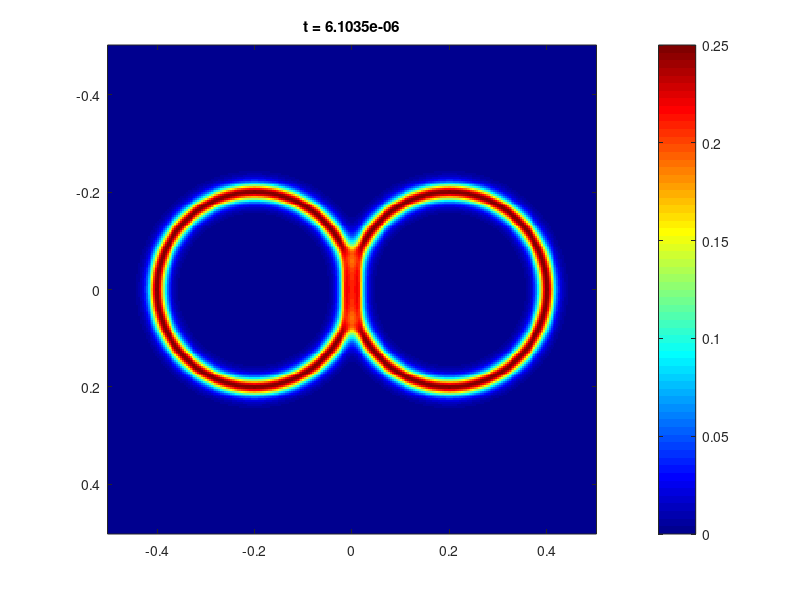
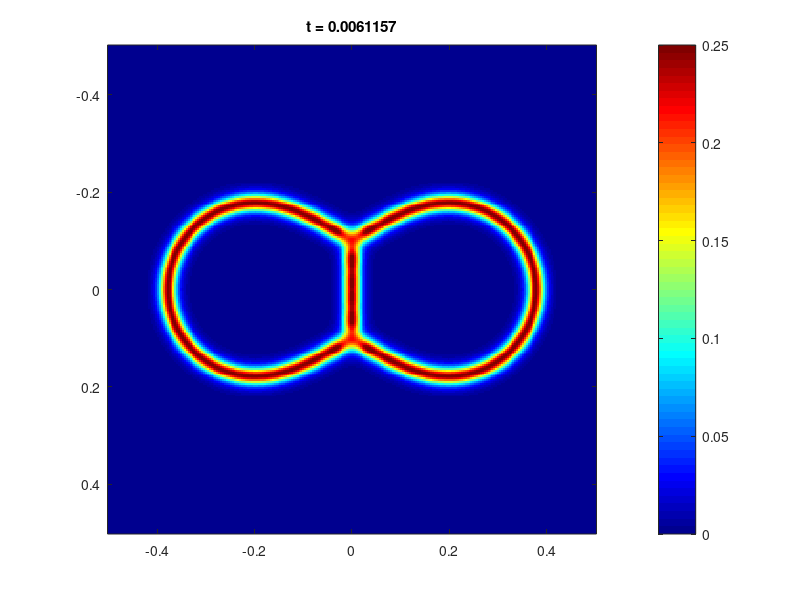

The MATLAB source for these figures, in order: (Note: a time limit stopped this script after it produced the figures.)
% 
%%%%%%%%%%%%%%%%%%%%%%%%%%%%%%%%%%%%%%%%%%%%%%%%%%%%%%%%ù
% 
% 
clear all; clf;
colormap('jet');


N = 2^8;
x = linspace(-1/2,1/2,N);
[X1,X2] = meshgrid(x,x);
T = 0.05;



k = [0:N/2,-N/2+1:-1];
[K1,K2] = meshgrid(k,k);
Delta = -4*pi^2*(K1.^2 + K2.^2);

F_prim = @(s) (1 - 6*s).*s;
F_seconde = @(s) (1 - 12*s);

 T_vec = linspace(0,T*1.1,10)
  
%%%%%%%%%%%%%%%%%%%%%%%%%%  Avec notre model   %%%%%%%%%%%%%%%%%%%%%% 

epsilon = 2/N;
angle_0 = angle(X1 + 1i*X2)
dist1 =  (sqrt((X1+0.2).^2 + X2.^2 ) - 0.2); ;
u = 1/4*(1 - tanh(dist1/epsilon/2).^2);

dist1 = (sqrt((X1-0.2).^2 + X2.^2 ) - 0.2);
u2 = 1/4*(1 - tanh(dist1/epsilon/2).^2); 

u = min(u + u2,0.25);

R_init = sum(u(:))/N^2/(2*pi)/epsilon

 

dt =0.1*epsilon^2;
alpha =0/epsilon^2;
beta = 0/epsilon^0;



sigma = 4;
M = 1./(1 + dt*( 1*sigma*epsilon^2*Delta.^2  - Delta  +   alpha - beta*Delta));
j_sauvegarde  = 1;

 
for i=1:T/dt,
   
    
    Delta_u = (ifft2(Delta.*fft2(u)));  mu = Delta_u - F_prim(u)/epsilon^2;
    Delta_Wu = (ifft2(Delta.*fft2(F_prim(u)/epsilon^2)));
    res = sigma*epsilon^2*Delta_Wu + sigma*F_seconde(u).*(mu) + alpha*u - beta*Delta_u - F_prim(u)/epsilon^2; 
    u = real(ifft2(M.*(fft2( u + dt*res)))); 
    u = min(max(u,0),0.25);

    
    if mod(i,100)==1 
    imagesc(x,x,u);
    axis square;
    pause(0.1)
    end
    
    
     if (i*dt > T_vec(j_sauvegarde))
       
       %clf;
       imagesc(x,x,u);
        caxis([0,0.25])
        colorbar
       axis square
       name_title = ['t = ',num2str(i*dt)];
       title(name_title,'linewidth',2)
        
       
       name_fig = ['Test_non_smooth_',num2str( j_sauvegarde),'.eps'];
      
       print('-depsc', name_fig)
      
       j_sauvegarde = j_sauvegarde +1;
 

       
    end
      
end
 



epsilon = 2/N;
angle_0 = angle(X1 + 1i*X2)
dist1 =  (sqrt((X1+0.2).^2 + (X2+0.2*sqrt(3)/2).^2 ) - 0.2); ;
u = 1/4*(1 - tanh(dist1/epsilon/2).^2);

dist1 = (sqrt((X1-0.2).^2 + (X2+0.2*sqrt(3)/2).^2 ) - 0.2);
u2 = 1/4*(1 - tanh(dist1/epsilon/2).^2); 

u = min(u + u2,0.25);


dist1 = (sqrt((X1).^2 + (X2-0.2*sqrt(3)/2).^2 ) - 0.2);
u2 = 1/4*(1 - tanh(dist1/epsilon/2).^2); 

u = min(u + u2,0.25);



R_init = sum(u(:))/N^2/(2*pi)/epsilon

 

dt =0.1*epsilon^2;
alpha =0/epsilon^2;
beta = 0/epsilon^0;



sigma = 4;
M = 1./(1 + dt*( 1*sigma*epsilon^2*Delta.^2  - Delta  +   alpha - beta*Delta));
j_sauvegarde  = 1;

 
for i=1:T/dt,
   
    
    Delta_u = (ifft2(Delta.*fft2(u)));  mu = Delta_u - F_prim(u)/epsilon^2;
    Delta_Wu = (ifft2(Delta.*fft2(F_prim(u)/epsilon^2)));
    res = sigma*epsilon^2*Delta_Wu + sigma*F_seconde(u).*(mu) + alpha*u - beta*Delta_u - F_prim(u)/epsilon^2; 
    u = real(ifft2(M.*(fft2( u + dt*res)))); 
    u = min(max(u,0),0.25);

    
    if mod(i,100)==1 
    imagesc(x,x,u);
    axis square;
    pause(0.1)
    end
    
    
     if (i*dt > T_vec(j_sauvegarde))
       
       %clf;
       imagesc(x,x,u);
        caxis([0,0.25])
        colorbar
       axis square
       name_title = ['t = ',num2str(i*dt)];
       title(name_title,'linewidth',2)
        
       
       name_fig = ['Test2_non_smooth_',num2str( j_sauvegarde),'.eps'];
      
       print('-depsc', name_fig)
      
       j_sauvegarde = j_sauvegarde +1;
 

       
    end
      
end
 



 


 

 


 
